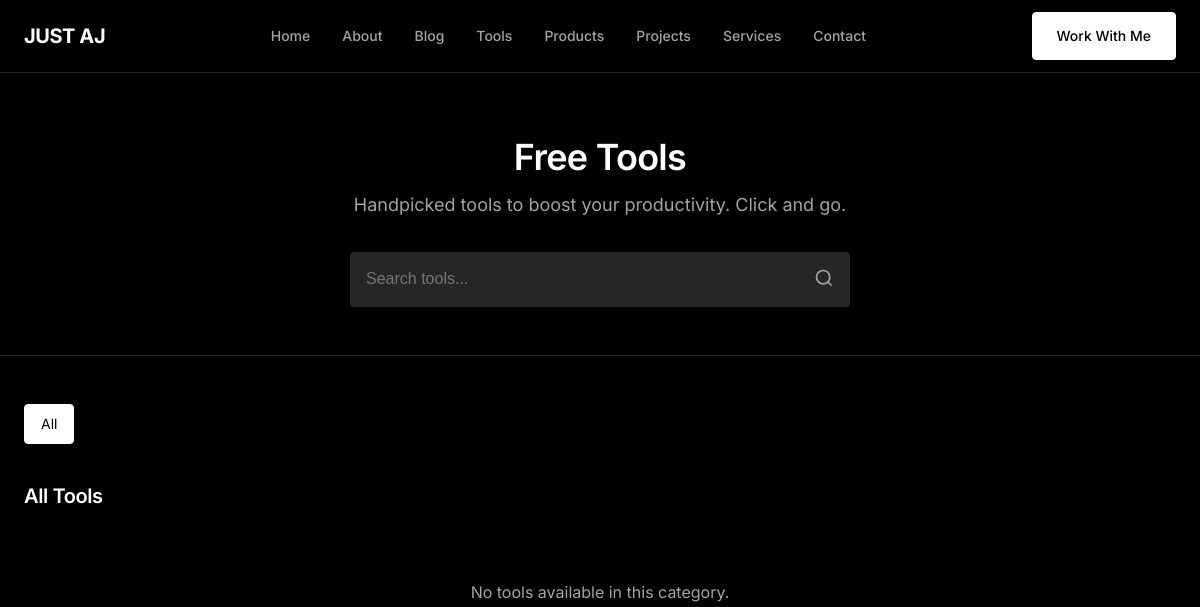
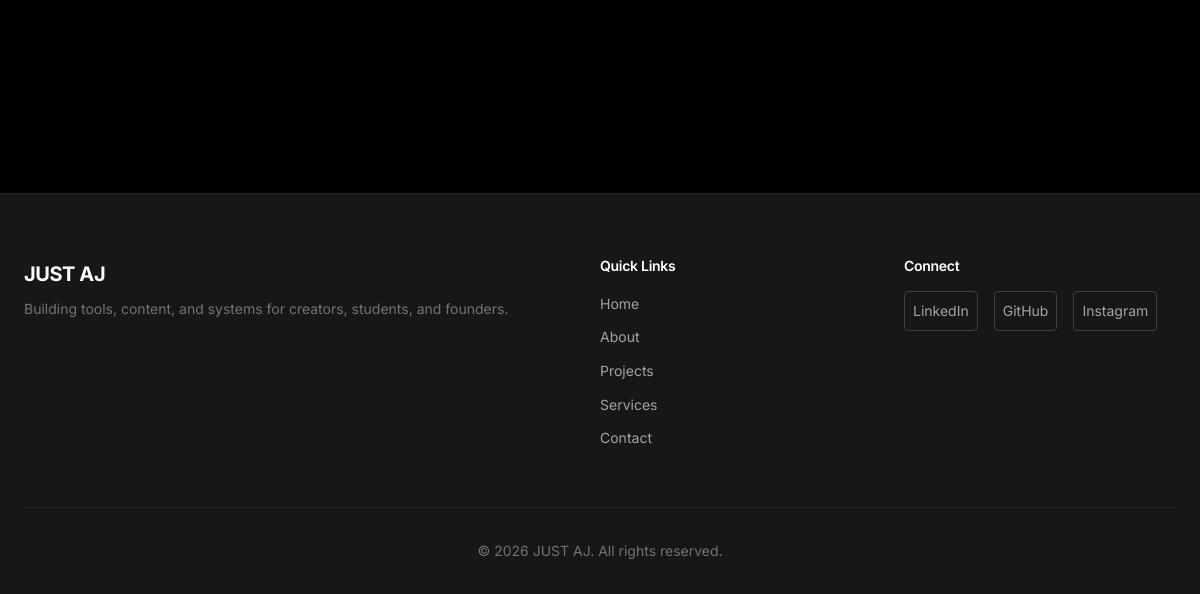
The app's page /tools/index.php, older data (2 pictures, top to bottom).
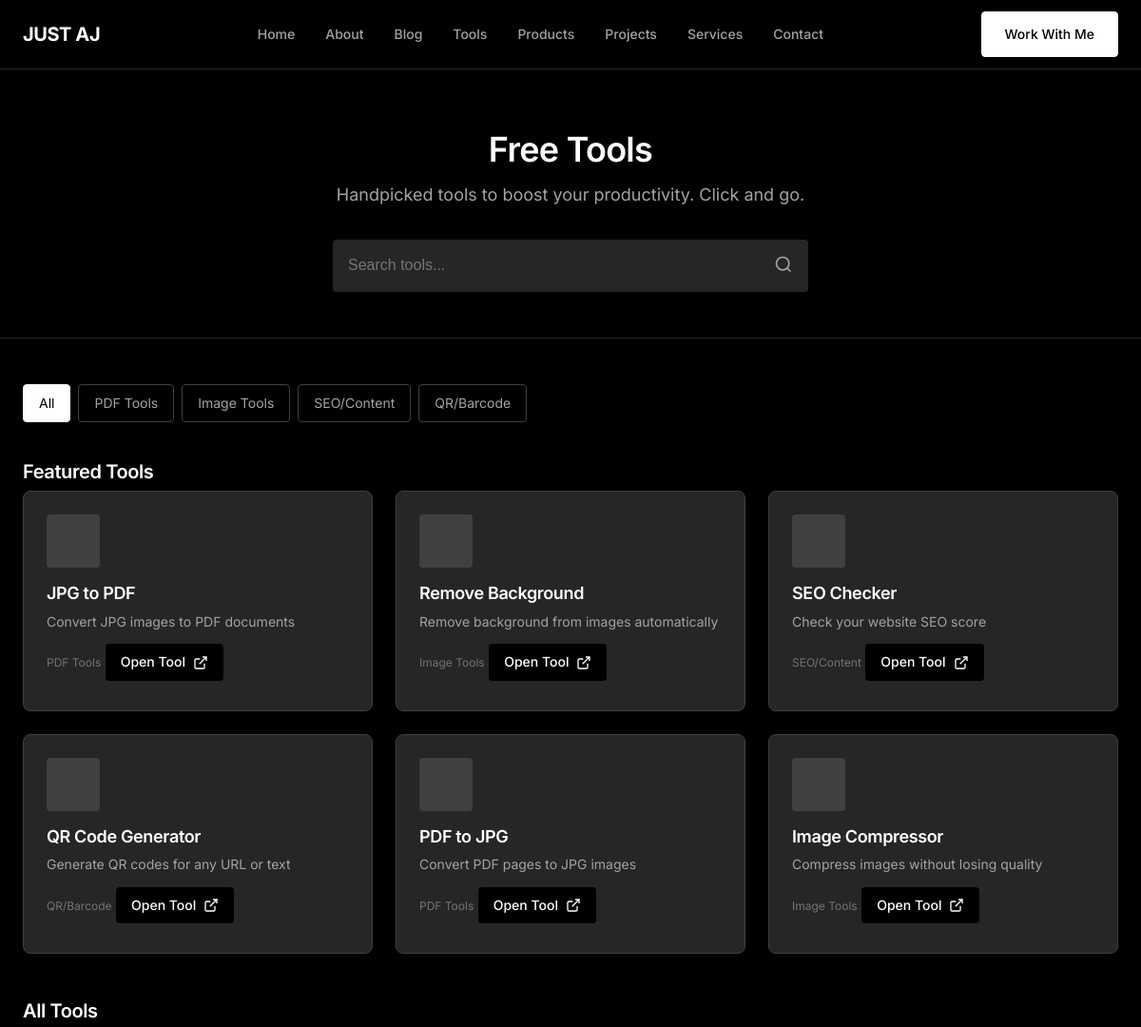
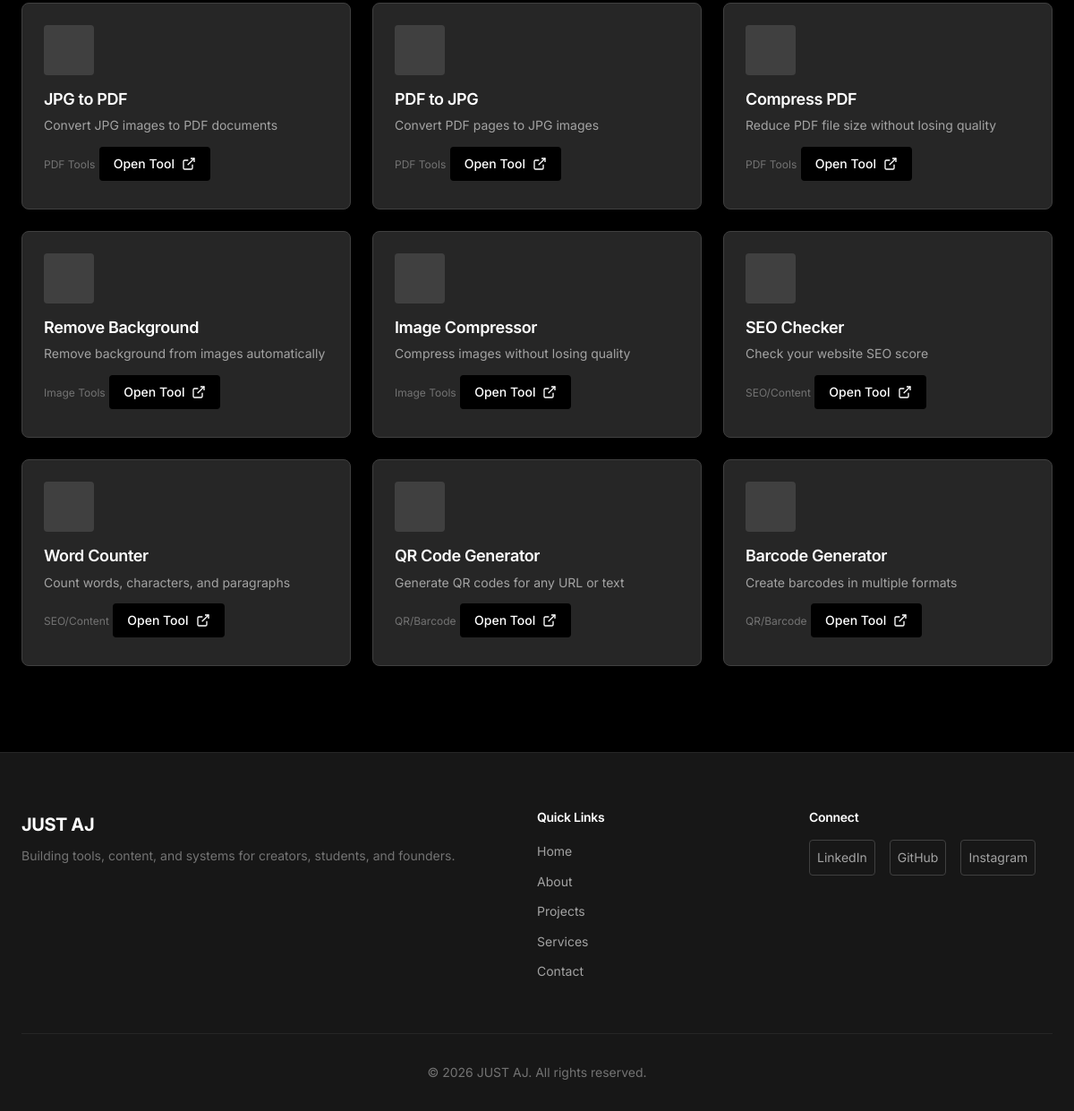
The same page, newer data (2 pictures, top to bottom).
### tables this page shows
CREATE TABLE `settings` (
    `id` INT(11) NOT NULL AUTO_INCREMENT,
    `setting_key` VARCHAR(255) NOT NULL,
    `setting_value` TEXT,
    PRIMARY KEY (`id`),
    UNIQUE KEY `setting_key` (`setting_key`)
);

CREATE TABLE `tool_categories` (
    `id` INT(11) NOT NULL AUTO_INCREMENT,
    `name` VARCHAR(255) NOT NULL,
    `slug` VARCHAR(255) NOT NULL,
    `icon` VARCHAR(100),
    `description` TEXT,
    `sort_order` INT(11) DEFAULT 0,
    `status` ENUM('active', 'inactive') DEFAULT 'active',
    `created_at` TIMESTAMP DEFAULT CURRENT_TIMESTAMP,
    PRIMARY KEY (`id`),
    UNIQUE KEY `slug` (`slug`),
    KEY `sort_order` (`sort_order`)
);

CREATE TABLE `tools` (
    `id` INT(11) NOT NULL AUTO_INCREMENT,
    `category_id` INT(11) NOT NULL,
    `name` VARCHAR(255) NOT NULL,
    `slug` VARCHAR(255) NOT NULL,
    `description` TEXT,
    `tool_url` VARCHAR(500) NOT NULL,
    `icon` VARCHAR(100),
    `featured` ENUM('yes', 'no') DEFAULT 'no',
    `sort_order` INT(11) DEFAULT 0,
    `click_count` INT(11) DEFAULT 0,
    `status` ENUM('active', 'inactive') DEFAULT 'active',
    `created_at` TIMESTAMP DEFAULT CURRENT_TIMESTAMP,
    PRIMARY KEY (`id`),
    UNIQUE KEY `slug` (`slug`),
    KEY `category_id` (`category_id`),
    KEY `featured` (`featured`)
);

### includes/functions.php (called while the page is built, shortened)
<?php
function getSetting($key, $default = '') {
    global $pdo;
    $stmt = $pdo->prepare('SELECT setting_value FROM settings WHERE setting_key = ?');
    $stmt->execute([$key]);
    $result = $stmt->fetch();
    return $result ? $result['setting_value'] : $default;
}
function truncate($text, $length = 100) {
    return $text;
}
function getToolCategories() {
    global $pdo;
    return $pdo->query('SELECT tc.*, COUNT(t.id) as tool_count
                        FROM tool_categories tc
                        LEFT JOIN tools t ON tc.id = t.category_id AND t.status = "active"
                        WHERE tc.status = "active"
                        GROUP BY tc.id
                        ORDER BY tc.sort_order')->fetchAll();
}
function getFeaturedTools($limit = 6) {
    global $pdo;
    $stmt = $pdo->prepare('SELECT t.*, tc.name as category_name, tc.slug as category_slug
                           FROM tools t
                           LEFT JOIN tool_categories tc ON t.category_id = tc.id
                           WHERE t.status = "active" AND t.featured = "yes"
                           ORDER BY t.sort_order LIMIT ?');
    $stmt->execute([$limit]);
    return $stmt->fetchAll();
}
function getAllTools($limit = null) {
    global $pdo;
    $sql = 'SELECT t.*, tc.name as category_name, tc.slug as category_slug
            FROM tools t
            LEFT JOIN tool_categories tc ON t.category_id = tc.id
            WHERE t.status = "active"
            ORDER BY tc.sort_order, t.sort_order';
    $stmt = $pdo->query($sql);
    return $stmt->fetchAll();
}

### tools/index.php (the view, shortened to what this page needs)
<?php
require_once __DIR__ . '/../includes/db.php';
require_once INCLUDES_PATH . '/functions.php';
$searchQuery = isset($_GET['q']) ? sanitize($_GET['q']) : '';
$activeCategory = isset($_GET['category']) ? sanitize($_GET['category']) : null;
$categories = getToolCategories();
$allTools = $searchQuery ? searchTools($searchQuery) : getAllTools();
$featuredTools = getFeaturedTools(6);
?>
<!DOCTYPE html>
<html lang="en">
<head>
    <link rel="stylesheet" href="<?php echo BASE_URL; ?>/assets/css/style.css">
</head>
<body>
    <?php include INCLUDES_PATH . '/header.php'; ?>
    <main class="tools-page">
        <section class="hero">
            <div class="container">
                <h1>Free Tools</h1>
                <p class="tagline">Handpicked tools to boost your productivity. Click and go.</p>
                <form class="search-box" action="<?php echo BASE_URL; ?>/tools/" method="GET">
                    <input type="text" name="q" placeholder="Search tools..." value="<?php echo htmlspecialchars($searchQuery); ?>">
                    <button type="submit">
                        <svg width="20" height="20" viewBox="0 0 24 24" fill="none" stroke="currentColor" stroke-width="2">
                            <circle cx="11" cy="11" r="8"></circle>
                            <path d="M21 21l-4.35-4.35"></path>
                        </svg>
                    </button>
                </form>
            </div>
        </section>
        <section class="tools-section">
            <div class="container">
                <?php if ($searchQuery): ?>
                    <div class="search-results-header">
                        <h2>Search results for "<?php echo htmlspecialchars($searchQuery); ?>"</h2>
                        <a href="<?php echo BASE_URL; ?>/tools/" class="clear-search">Clear search</a>
                    </div>
                    <?php if (empty($allTools)): ?>
                        <div class="no-results">
                            <p>No tools found. Try a different search term.</p>
                        </div>
                    <?php endif; ?>
                <?php else: ?>
                    <div class="category-tabs">
                        <a href="<?php echo BASE_URL; ?>/tools/" class="tab <?php echo !$activeCategory ? 'active' : ''; ?>">All</a>
                        <?php foreach ($categories as $cat): ?>
                            <a href="<?php echo BASE_URL; ?>/tools/?category=<?php echo $cat['slug']; ?>"
                               class="tab <?php echo $activeCategory === $cat['slug'] ? 'active' : ''; ?>">
                                <?php echo htmlspecialchars($cat['name']); ?>
                            </a>
                        <?php endforeach; ?>
                    </div>
                <?php endif; ?>
                <?php if (!$searchQuery && !$activeCategory && !empty($featuredTools)): ?>
                    <div class="featured-tools">
                        <h2>Featured Tools</h2>
                        <div class="tools-grid">
                            <?php foreach ($featuredTools as $tool): ?>
                                <div class="tool-card">
                                    <div class="tool-icon">
                                    </div>
                                    <h3><?php echo htmlspecialchars($tool['name']); ?></h3>
                                    <p><?php echo htmlspecialchars(truncate($tool['description'] ?? '', 80)); ?></p>
                                    <span class="tool-category"><?php echo htmlspecialchars($tool['category_name'] ?? ''); ?></span>
                                    <a href="<?php echo BASE_URL; ?>/tools/redirect.php?slug=<?php echo $tool['slug']; ?>"
                                       class="tool-link" target="_blank" rel="noopener">
                                        Open Tool
                                        <svg width="16" height="16" viewBox="0 0 24 24" fill="none" stroke="currentColor" stroke-width="2">
                                            <path d="M18 13v6a2 2 0 0 1-2 2H5a2 2 0 0 1-2-2V8a2 2 0 0 1 2-2h6"></path>
                                            <polyline points="15 3 21 3 21 9"></polyline>
                                            <line x1="10" y1="14" x2="21" y2="3"></line>
                                        </svg>
                                    </a>
                                </div>
                            <?php endforeach; ?>
                        </div>
                    </div>
                <?php endif; ?>
                <div class="all-tools">
                    <h2><?php echo $searchQuery ? 'Search Results' : ($activeCategory ? ucfirst(str_replace('-', ' ', $activeCategory)) : 'All Tools'); ?></h2>
                    <?php
                    if ($searchQuery) {
                        $displayTools = $allTools;
                    } elseif ($activeCategory) {
                        $catData = getToolCategory($activeCategory);
                        $displayTools = $catData ? getToolsByCategory($catData['id']) : [];
                    } else {
                        $displayTools = $allTools;
                    }
                    ?>
                    <?php if (!empty($displayTools)): ?>
                        <div class="tools-grid">
                            <?php foreach ($displayTools as $tool): ?>
                                <div class="tool-card">
                                    <div class="tool-icon">
                                    </div>
                                    <h3><?php echo htmlspecialchars($tool['name']); ?></h3>
                                    <p><?php echo htmlspecialchars(truncate($tool['description'] ?? '', 80)); ?></p>
                                    <span class="tool-category"><?php echo htmlspecialchars($tool['category_name'] ?? ''); ?></span>
                                    <a href="<?php echo BASE_URL; ?>/tools/redirect.php?slug=<?php echo $tool['slug']; ?>"
                                       class="tool-link" target="_blank" rel="noopener">
                                        Open Tool
                                        <svg width="16" height="16" viewBox="0 0 24 24" fill="none" stroke="currentColor" stroke-width="2">
                                            <path d="M18 13v6a2 2 0 0 1-2 2H5a2 2 0 0 1-2-2V8a2 2 0 0 1 2-2h6"></path>
                                            <polyline points="15 3 21 3 21 9"></polyline>
                                            <line x1="10" y1="14" x2="21" y2="3"></line>
                                        </svg>
                                    </a>
                                </div>
                            <?php endforeach; ?>
                        </div>
                    <?php else: ?>
                        <div class="no-results">
                            <p>No tools available in this category.</p>
                        </div>
                    <?php endif; ?>
                </div>
            </div>
        </section>
    </main>
    <?php include INCLUDES_PATH . '/footer.php'; ?>
</body>
</html>

### includes/header.php (shortened to what this page needs)
<?php
require_once __DIR__ . '/db.php';
require_once __DIR__ . '/functions.php';
$siteName = getSetting('site_name', 'JUST AJ');
?>
<!DOCTYPE html>
<html lang="en">
<head>
    <link rel="stylesheet" href="<?php echo SITE_URL; ?>/assets/css/style.css">
    <link rel="stylesheet" href="https://cdnjs.cloudflare.com/ajax/libs/font-awesome/6.5.1/css/all.min.css">
</head>
<body>
    <header class="site-header">
        <div class="container header-inner">
            <a href="<?php echo SITE_URL; ?>" class="logo">
                <span class="logo-text"><?php echo htmlspecialchars($siteName); ?></span>
            </a>
            <nav class="main-nav">
                <ul class="nav-list">
                    <li><a href="<?php echo SITE_URL; ?>" class="<?php echo $currentPage === 'home' ? 'active' : ''; ?>">Home</a></li>
                    <li><a href="<?php echo SITE_URL; ?>/about.php" class="<?php echo $currentPage === 'about' ? 'active' : ''; ?>">About</a></li>
                    <li><a href="<?php echo SITE_URL; ?>/blog/" class="<?php echo $currentPage === 'blog' ? 'active' : ''; ?>">Blog</a></li>
                    <li><a href="<?php echo SITE_URL; ?>/tools/" class="<?php echo $currentPage === 'tools' ? 'active' : ''; ?>">Tools</a></li>
                    <li><a href="<?php echo SITE_URL; ?>/products/" class="<?php echo $currentPage === 'products' ? 'active' : ''; ?>">Products</a></li>
                    <li><a href="<?php echo SITE_URL; ?>/projects.php" class="<?php echo $currentPage === 'projects' ? 'active' : ''; ?>">Projects</a></li>
                    <li><a href="<?php echo SITE_URL; ?>/services.php" class="<?php echo $currentPage === 'services' ? 'active' : ''; ?>">Services</a></li>
                    <li><a href="<?php echo SITE_URL; ?>/contact.php" class="<?php echo $currentPage === 'contact' ? 'active' : ''; ?>">Contact</a></li>
                </ul>
            </nav>
            <a href="<?php echo SITE_URL; ?>/contact.php" class="btn btn-primary cta-btn">Work With Me</a>
        </div>
    </header>
    <main class="main-content">

### includes/footer.php (shortened to what this page needs)
</main>
    <footer class="site-footer">
        <div class="container">
            <div class="footer-inner">
                <div class="footer-brand">
                    <span class="logo-text"><?php echo htmlspecialchars(getSetting('site_name', 'JUST AJ')); ?></span>
                    <p class="footer-tagline"><?php echo htmlspecialchars(getSetting('site_tagline', '')); ?></p>
                </div>
                <div class="footer-links">
                    <h4>Quick Links</h4>
                    <ul>
                        <li><a href="<?php echo SITE_URL; ?>">Home</a></li>
                        <li><a href="<?php echo SITE_URL; ?>/about.php">About</a></li>
                        <li><a href="<?php echo SITE_URL; ?>/projects.php">Projects</a></li>
                        <li><a href="<?php echo SITE_URL; ?>/services.php">Services</a></li>
                        <li><a href="<?php echo SITE_URL; ?>/contact.php">Contact</a></li>
                    </ul>
                </div>
                <div class="footer-social">
                    <h4>Connect</h4>
                    <div class="social-links">
                        <a href="<?php echo getSetting('linkedin_url', '#'); ?>" target="_blank" rel="noopener" class="social-link">LinkedIn</a>
                        <a href="<?php echo getSetting('github_url', '#'); ?>" target="_blank" rel="noopener" class="social-link">GitHub</a>
                        <a href="<?php echo getSetting('instagram_url', '#'); ?>" target="_blank" rel="noopener" class="social-link">Instagram</a>
                    </div>
                </div>
            </div>
            <div class="footer-bottom">
                <p>&copy; <?php echo date('Y'); ?> <?php echo htmlspecialchars(getSetting('site_name', 'JUST AJ')); ?>. All rights reserved.</p>
            </div>
        </div>
    </footer>
</body>
</html>

Row changes from the older to the newer data that the page shows:
added tool_categories: name "PDF Tools"
added tool_categories: name "Image Tools"
added tool_categories: name "SEO/Content"
added tool_categories: name "QR/Barcode"
added tools: name "JPG to PDF", description "Convert JPG images to PDF documents", tool_categories.name "PDF Tools"
added tools: name "Remove Background", description "Remove background from images automatically", tool_categories.name "Image Tools"
added tools: name "SEO Checker", description "Check your website SEO score", tool_categories.name "SEO/Content"
added tools: name "QR Code Generator", description "Generate QR codes for any URL or text", tool_categories.name "QR/Barcode"
added tools: name "PDF to JPG", description "Convert PDF pages to JPG images", tool_categories.name "PDF Tools"
added tools: name "Image Compressor", description "Compress images without losing quality", tool_categories.name "Image Tools"
added tools: name "Compress PDF", description "Reduce PDF file size without losing quality", tool_categories.name "PDF Tools", shown under "All Tools"
added tools: name "Word Counter", description "Count words, characters, and paragraphs", tool_categories.name "SEO/Content", shown under "All Tools"
added tools: name "Barcode Generator", description "Create barcodes in multiple formats", tool_categories.name "QR/Barcode", shown under "All Tools"
Text that changed along with them:
text no longer shown: "No tools available in this category."
text now shown: "Featured Tools"
